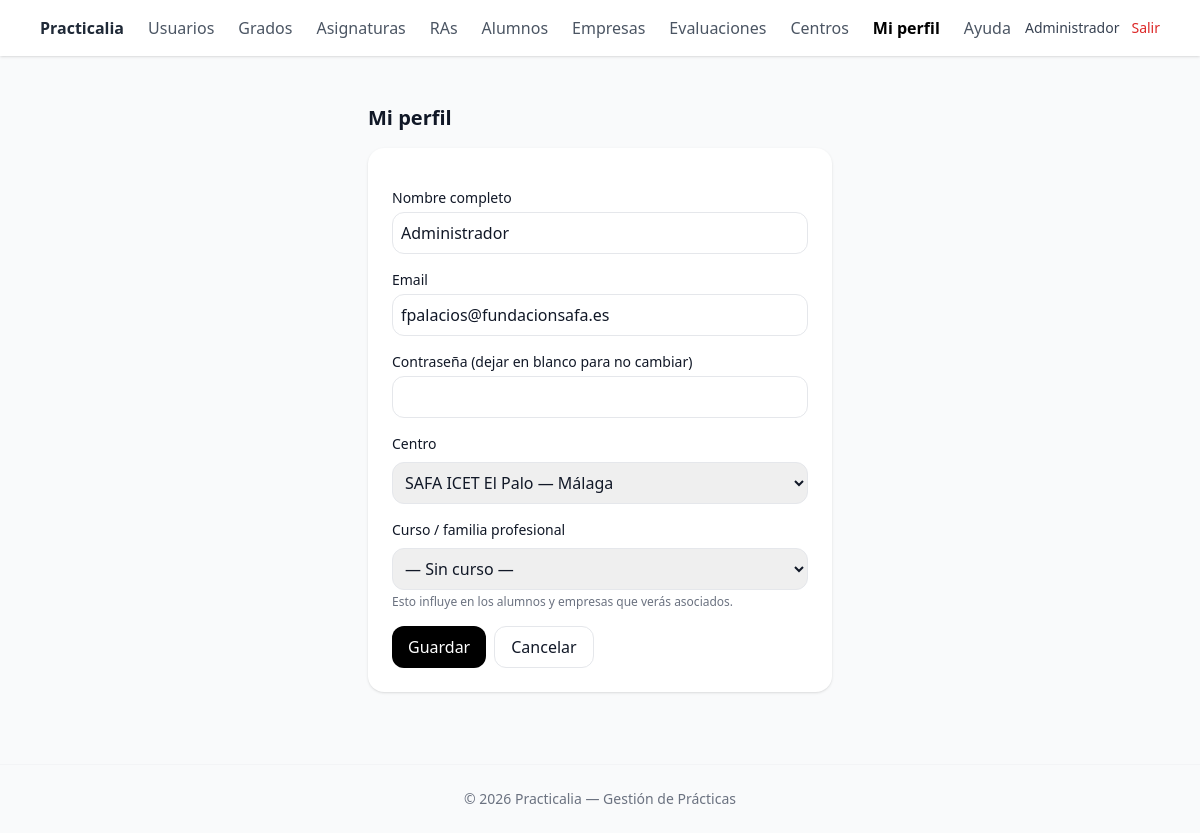
Before: /public/perfil/edit.php (signed in) with the older database file.
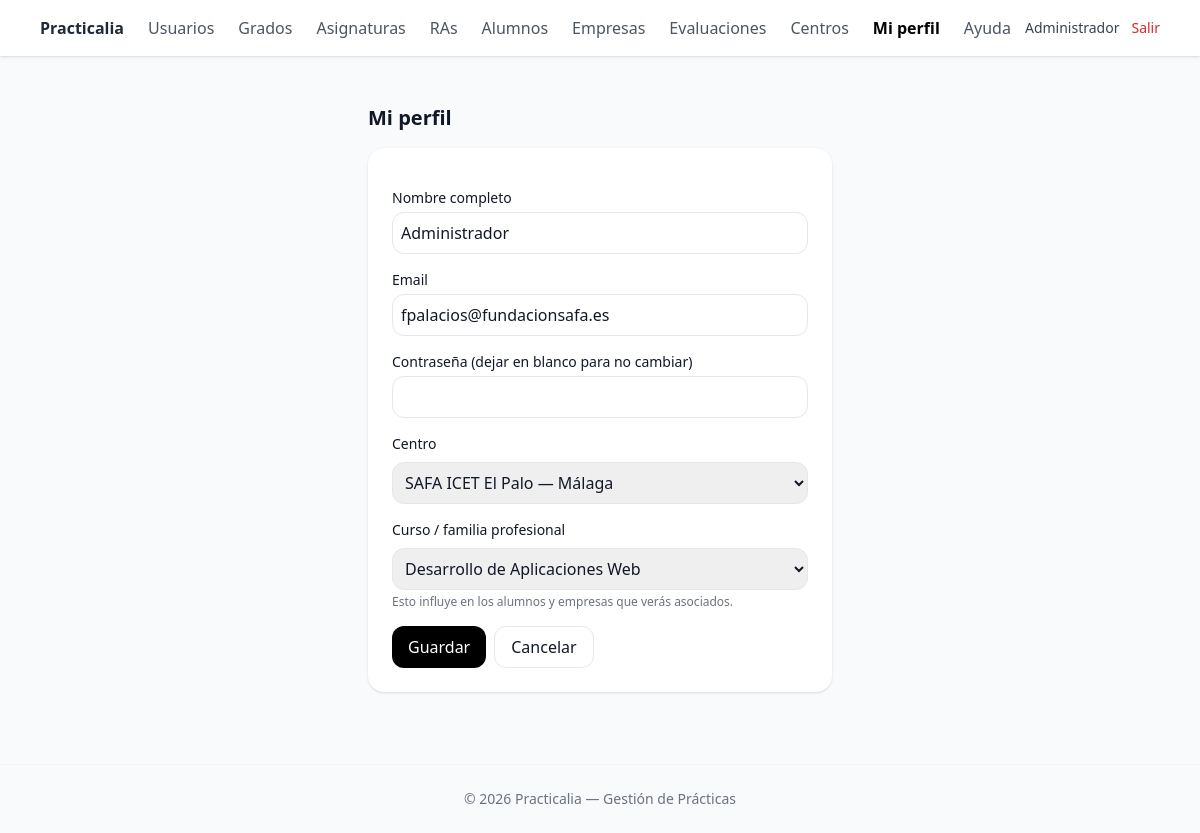
After: the same page with the newer database file.
### tables this page shows
CREATE TABLE `cursos_profesores` (
  `curso_id` int(10) UNSIGNED NOT NULL,
  `profesor_id` int(10) UNSIGNED NOT NULL,
  `created_at` timestamp NULL DEFAULT current_timestamp(),
  `updated_at` timestamp NULL DEFAULT current_timestamp() ON UPDATE current_timestamp()
);

CREATE TABLE `cursos` (
  `id` int(10) UNSIGNED NOT NULL,
  `nombre` varchar(150) NOT NULL,
  `codigo` varchar(50) DEFAULT NULL,
  `anyo` smallint(6) DEFAULT NULL,
  `activo` tinyint(1) NOT NULL DEFAULT 1,
  `created_at` timestamp NOT NULL DEFAULT current_timestamp(),
  `updated_at` timestamp NOT NULL DEFAULT current_timestamp() ON UPDATE current_timestamp()
);

### public/perfil/edit.php (the view, shortened to what this page needs)
<?php
require_once __DIR__ . '/../../lib/auth.php';
$user = current_user();
$id = (int) $user['id'];
$stU = $pdo->prepare('SELECT id, nombre, email, centro_id FROM usuarios WHERE id = :id LIMIT 1');
$stU->execute([':id' => $id]);
$dbUser = $stU->fetch();
$centros = $pdo->query("SELECT id, nombre, ciudad FROM centros ORDER BY nombre")->fetchAll();
$cursos = $pdo->query("SELECT id, nombre FROM cursos ORDER BY nombre")->fetchAll();
$stCP = $pdo->prepare("SELECT curso_id FROM cursos_profesores WHERE profesor_id = :p ORDER BY curso_id LIMIT 1");
$stCP->execute([':p' => $id]);
$cursoActual = (int) ($stCP->fetch()['curso_id'] ?? 0);
require_once __DIR__ . '/../partials/_header.php';
?>
<h1 class="text-xl font-semibold mb-4">Mi perfil</h1>
<form method="post" class="bg-white p-6 rounded-2xl shadow space-y-4">
  <div>
    <label class="block text-sm font-medium">Nombre completo</label>
    <input name="nombre" value="<?= htmlspecialchars($dbUser['nombre'] ?? '') ?>" required
      class="mt-1 w-full border rounded-xl p-2">
  </div>
  <div>
    <label class="block text-sm font-medium">Email</label>
    <input name="email" type="email" value="<?= htmlspecialchars($dbUser['email'] ?? '') ?>" required
      class="mt-1 w-full border rounded-xl p-2">
  </div>
  <div>
    <label class="block text-sm font-medium">Contraseña (dejar en blanco para no cambiar)</label>
    <input name="password" type="password" class="mt-1 w-full border rounded-xl p-2">
  </div>
  <div>
    <label class="block text-sm font-medium mb-1">Centro</label>
    <select name="centro_id" class="mt-1 w-full border rounded-xl p-2">
      <?php foreach ($centros as $c): ?>
        <option value="<?= (int) $c['id'] ?>" <?= ((int) ($dbUser['centro_id'] ?? 0) === (int) $c['id']) ? 'selected' : '' ?>>
          <?= htmlspecialchars($c['nombre'] . (!empty($c['ciudad']) ? ' — ' . $c['ciudad'] : '')) ?>
        </option>
      <?php endforeach; ?>
    </select>
  </div>
  <div>
    <label class="block text-sm font-medium mb-1">Curso / familia profesional</label>
    <select name="curso_id" class="mt-1 w-full border rounded-xl p-2">
      <option value="0">— Sin curso —</option>
      <?php foreach ($cursos as $c):
        $cid = (int) $c['id']; ?>
        <option value="<?= $cid ?>" <?= ($cid === (int) $cursoActual) ? 'selected' : '' ?>>
          <?= htmlspecialchars($c['nombre']) ?>
        </option>
      <?php endforeach; ?>
    </select>
    <p class="text-xs text-gray-500 mt-1">Esto influye en los alumnos y empresas que verás asociados.</p>
  </div>
  <div class="flex gap-2">
    <button class="rounded-xl bg-black text-white px-4 py-2">Guardar</button>
    <a href="<?= $base ?>/index.php" class="rounded-xl border px-4 py-2">Cancelar</a>
  </div>
</form>
</main>
<?php require_once __DIR__ . '/../partials/_footer.php'; ?>

Changed rows visible on the page:
added cursos_profesores: curso_id "Desarrollo de Aplicaciones Web"
Other visible differences:
form field curso_id: "— Sin curso —" → (not shown)
